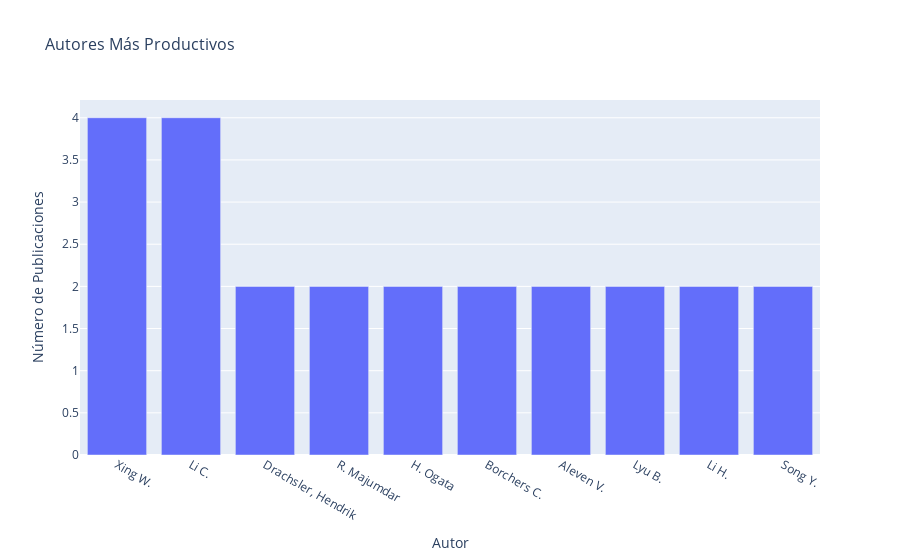

The code cell stored with this chart in its notebook:
### Code cell
# Gráfico interactivo con Plotly
fig = px.bar(x=list(top_authors.keys()), y=list(top_authors.values()),
              title='Autores Más Productivos',
              labels={'x': 'Autor', 'y': 'Número de Publicaciones'})

fig.update_layout(
    title_font_size=16,
    xaxis_title_font_size=14,
    yaxis_title_font_size=14
)

fig.show()

### Figure 1 — Plotly figure (JSON) as saved in the notebook; plotly's stock layout.template omitted (floating-point values rounded to 4 significant figures)
{"data": [{"alignmentgroup": "True", "hovertemplate": "Autor=%{x}<br>Número de Publicaciones=%{y}<extra></extra>", "legendgroup": "", "marker": {"color": "#636efa", "pattern": {"shape": ""}}, "name": "", "offsetgroup": "", "orientation": "v", "showlegend": false, "textposition": "auto", "type": "bar", "x": ["Xing W.", "Li C.", "Drachsler, Hendrik", "R. Majumdar", "H. Ogata", "Borchers C.", "Aleven V.", "Lyu B.", "Li H.", "Song Y."], "xaxis": "x", "y": [4, 4, 2, 2, 2, 2, 2, 2, 2, 2], "yaxis": "y"}], "layout": {"barmode": "relative", "legend": {"tracegroupgap": 0}, "title": {"font": {"size": 16}, "text": "Autores Más Productivos"}, "xaxis": {"anchor": "y", "domain": [0, 1], "title": {"font": {"size": 14}, "text": "Autor"}}, "yaxis": {"anchor": "x", "domain": [0, 1], "title": {"font": {"size": 14}, "text": "Número de Publicaciones"}}}}
